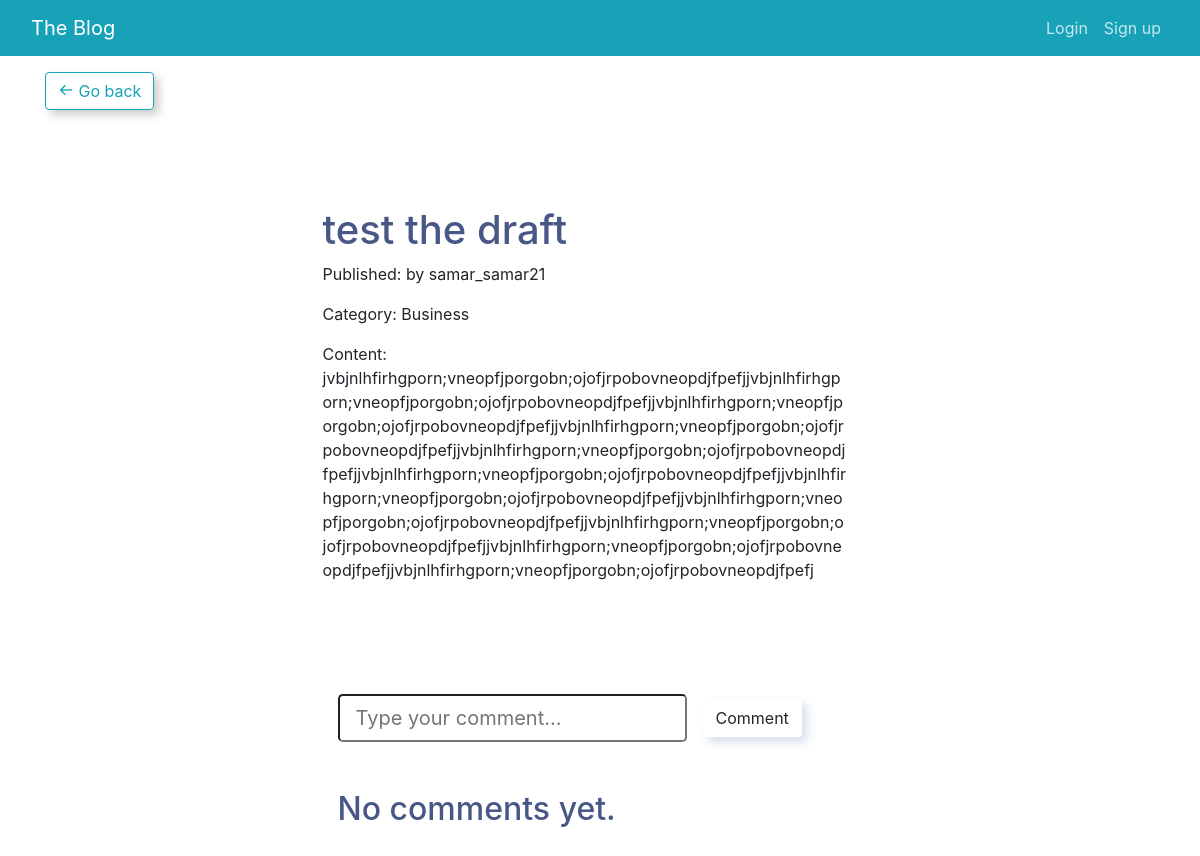
Page /blog/9/ on the earlier database version.
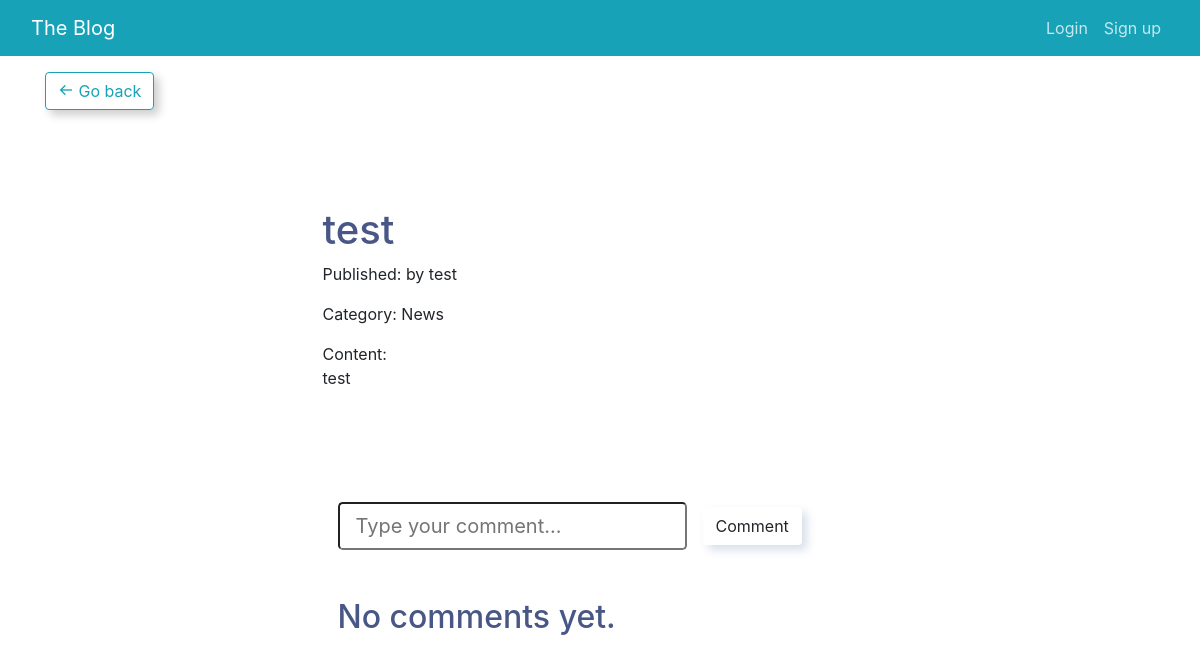
Same page on the later database version.
### blog/models.py (models this page shows, shortened)
class Post (models.Model):
    class Status(models.TextChoices):
        DRAFT = 'DF' , 'Draft'
        PUBLISHED = 'PB', 'Published'
    class Category(models.TextChoices):
        NEWS = 'News','News'
        TUTORIAL = 'Tutorial','Tutorial'
        BUSINESS = 'Business','Business'
    title = models.CharField(max_length=255)
    statue = models.CharField(max_length=2,choices=Status.choices)
    categories = models.CharField(max_length=10,choices=Category.choices)
    content = HTMLField()
    owner = models.ForeignKey(
        User,
        on_delete=models.CASCADE,
        related_name='posts_owner'
    )
    publish_date = models.DateTimeField(auto_now_add=True)

### blog/views.py (the view, shortened to what this page needs)
# urls.py: path('blog/<int:pk>/', views.DetailPostView.as_view(), name='detail_post'),
class DetailPostView(DetailView):
    def get(self, request, pk):
        post = get_object_or_404(Post, id=pk)
        comments = Comment.objects.filter(post=post).order_by('-publish_data')
        return render(request, 'blog/blog_post.html', {'comments': comments, 'post': post})

### blog/templatetags/new_filters.py (called while the page is built)
@register.filter(name='is_viewer')
def is_viewer(user):
    return user.groups.filter(name='User-Group').exists()

@register.filter(name='is_admin')
def is_admin(user) :
    return user.groups.filter(name='Admin-Group').exists()

### blog/templates/blog/blog_post.html (shortened to what this page needs)
{% extends "blog/base.html" %}
{% load new_filters%}
{% block content %}
<div class="container">
    <div class="row">
        <div class="col-md-12 mx-auto mt-3">
            <a class="btn btn-outline-info" href="{% url 'index' %}">
                <i class="bx bx-arrow-back"></i> Go back
            </a>
        </div>
    </div>
    <div class="row mt-5">
        <div class="col-md-6 mx-auto mt-5 mb-5" style="word-wrap: break-word;">
            <h1>{{ post.title }}</h1>
            <p class="date">
                Published: {{ post.publish }} by {{ post.owner }}
            </p>
            <p class="date">
                Category: {{ post.categories }}
            </p>
            Content: {{ post.content|linebreaks }}
        </div>
    </div>
    <div class="col-md-6 mx-auto mt-5 mb-5">
        <div class="mt-5">
            <form method="post" class="form-inline">
                <input type="text" name="comment_field" class="form-control-lg" placeholder="Type your comment...">
                {% if not user|is_viewer%}
                <input type="submit" value="Comment" class="btn mx-3">
                {% endif %}
            </form>
        </div>
        <div class="mt-5">
            {% if not comments %}
            <h2>No comments yet.</h2>
            {% endif %}
        </div>
    </div>
</div>
{% endblock content %}

Differences in the rows shown:
changed Post: title "test the draft" → "test"; owner "samar_samar21" → "test"; categories "Business" → "News"; content "jvbjnlhfirhgporn;vneopfjporgobn;ojofjrpobovneopdjfpefjjvbjnlhfirhgporn;vneopfjporgobn;ojofjrpobovneopdjfpefjjvbjnlhfirhgporn;vneopfjporgobn;ojofjrpobovneopdjfpefjjvbjnlhfirhgporn;vneopfjporgobn;ojofjrpobovneopdjfpefjjvbjnlhfirhgporn;vneopfjporgobn;ojofjrpobovneopdjfpefjjvbjnlhfirhgporn;vneopfjporgobn;ojofjrpobovneopdjfpefjjvbjnlhfirhgporn;vneopfjporgobn;ojofjrpobovneopdjfpefjjvbjnlhfirhgporn;vneopfjporgobn;ojofjrpobovneopdjfpefjjvbjnlhfirhgporn;vneopfjporgobn;ojofjrpobovneopdjfpefjjvbjnlhfirhgporn;vneopfjporgobn;ojofjrpobovneopdjfpefjjvbjnlhfirhgporn;vneopfjporgobn;ojofjrpobovneopdjfpefj" → "test"
